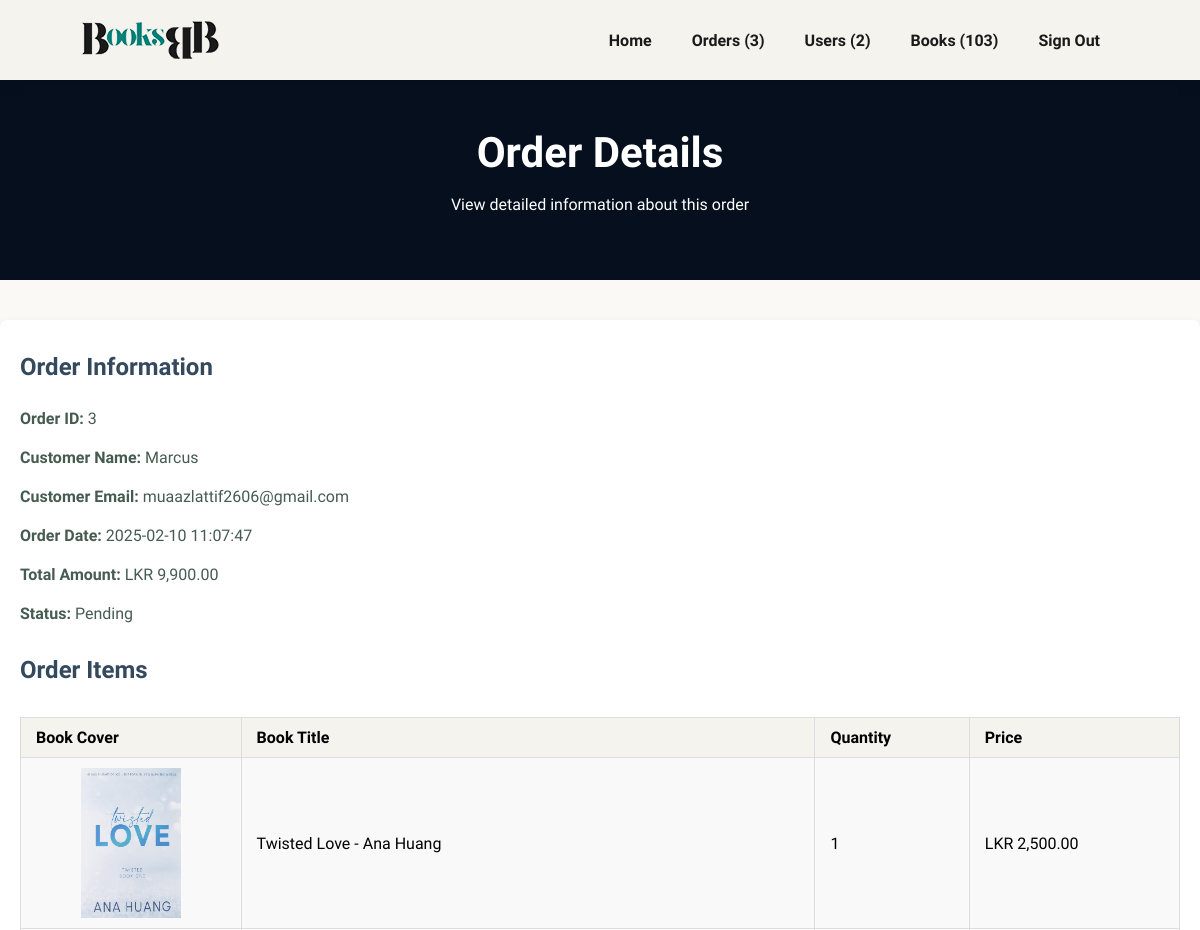
Before: /admin/view_order.php?id=3 (signed in, upper part) with the older database file.
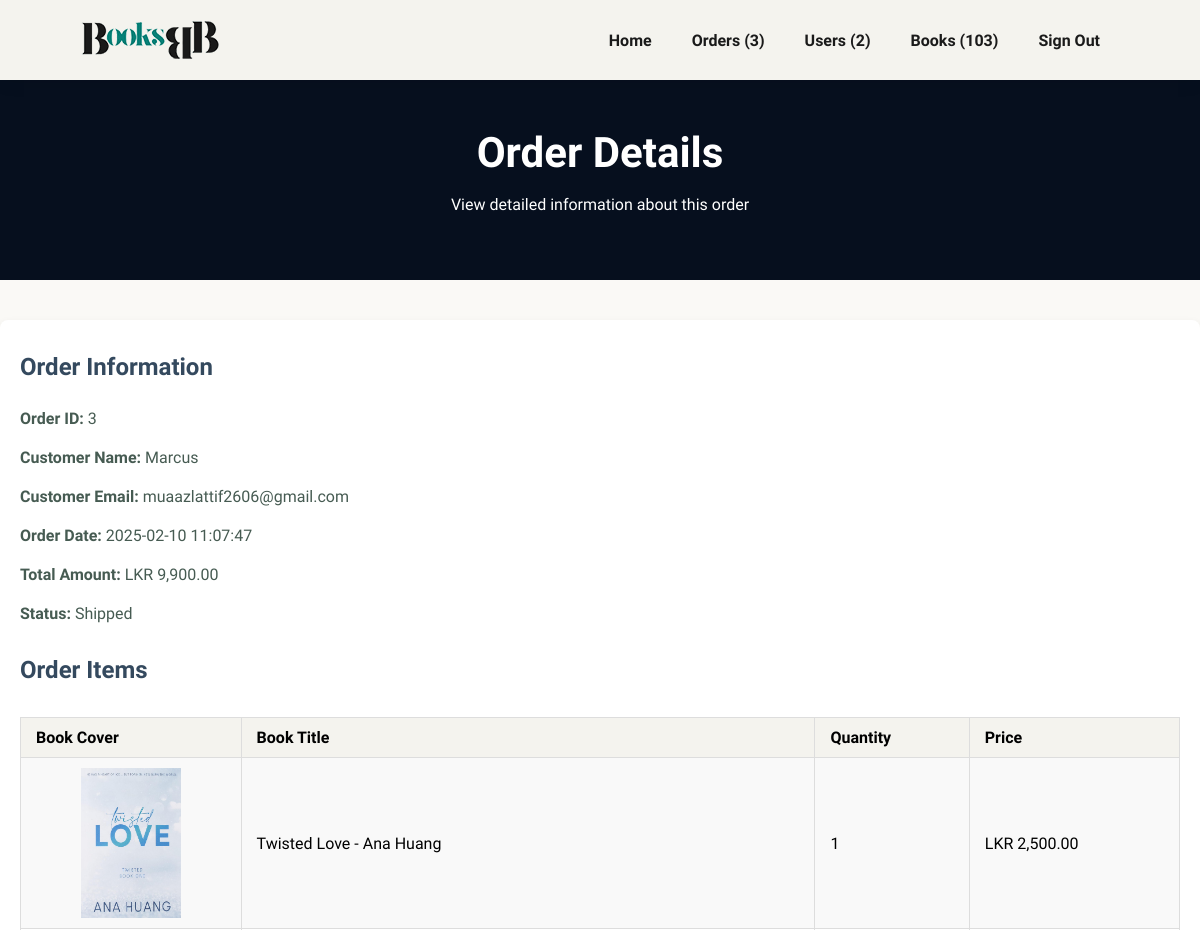
After: the same page with the newer database file.
### tables this page shows
CREATE TABLE IF NOT EXISTS `orders` (
  `id` int NOT NULL AUTO_INCREMENT,
  `user_id` int NOT NULL,
  `order_date` datetime NOT NULL,
  `total_amount` decimal(10,2) NOT NULL,
  `status` varchar(50) DEFAULT 'Pending',
  PRIMARY KEY (`id`),
  KEY `user_id` (`user_id`)
);

CREATE TABLE IF NOT EXISTS `users` (
  `id` int NOT NULL AUTO_INCREMENT,
  `username` varchar(255) NOT NULL,
  `email` varchar(155) NOT NULL,
  `password` varchar(255) NOT NULL,
  `role` varchar(10) DEFAULT 'Customer',
  PRIMARY KEY (`id`),
  UNIQUE KEY `email` (`email`)
);

### admin/view_order.php (the view, shortened to what this page needs)
<?php
require 'header.php';
require_once '../include/db_connect.php';
$order_id = isset($_GET['id']) ? intval($_GET['id']) : 0;
function getOrderDetails($conn, $order_id) {
    $sql = "SELECT o.id, o.order_date, o.total_amount, o.status, u.username, u.email
            FROM orders o
            JOIN users u ON o.user_id = u.id
            WHERE o.id = ?";
    $stmt = $conn->prepare($sql);
    $stmt->bind_param("i", $order_id);
    $stmt->execute();
    $result = $stmt->get_result();
    if ($result->num_rows == 1) {
        return $result->fetch_assoc();
    } else {
        return null;
    }
}
function getOrderItems($conn, $order_id) {
    $order_items = [];
    $sql = "SELECT product_id, quantity, price, title, author, image FROM order_items WHERE order_id = ?";
    $stmt = $conn->prepare($sql);
    $stmt->bind_param("i", $order_id);
    $stmt->execute();
    $result = $stmt->get_result();
    while ($row = $result->fetch_assoc()) {
        $order_items[] = $row;
    }
    return $order_items;
}
$order = getOrderDetails($conn, $order_id);
$order_items = getOrderItems($conn, $order_id);
?>
<!DOCTYPE html>
<html lang="en">
<head>
    <link rel="stylesheet" href="https://pro.fontawesome.com/releases/v5.10.0/css/all.css"/>
    <link rel="stylesheet" href="../assets/style.css">
</head>
<body>
    <section id="page-header" class="about-header">
        <h2>Order Details</h2>
        <p>View detailed information about this order</p>
    </section>
    <div class="account-container">
        <section class="order-details">
            <h2>Order Information</h2>
                <p><strong>Order ID:</strong> <?php echo htmlspecialchars($order["id"]); ?></p>
                <p><strong>Customer Name:</strong> <?php echo htmlspecialchars($order["username"]); ?></p>
                <p><strong>Customer Email:</strong> <?php echo htmlspecialchars($order["email"]); ?></p>
                <p><strong>Order Date:</strong> <?php echo htmlspecialchars($order["order_date"]); ?></p>
                <p><strong>Total Amount:</strong> LKR <?php echo htmlspecialchars(number_format($order["total_amount"], 2)); ?></p>
                <p><strong>Status:</strong> <?php echo htmlspecialchars($order["status"]); ?></p>
         </section>
         <section class="order-details">
            <h2>Order Items</h2>
            <table>
                <thead>
                    <tr>
                        <th>Book Cover</th>
                        <th>Book Title</th>
                        <th>Quantity</th>
                        <th>Price</th>
                    </tr>
                </thead>
                <tbody>
    <?php foreach ($order_items as $item): ?>
    <tr>
        <td>
            <center><img src="<?php echo "../". htmlspecialchars($item["image"]); ?>" alt="Book Cover" style="width: 100px;"></center>
        </td>
        <td><?php echo htmlspecialchars($item["title"]) . " - " . htmlspecialchars($item["author"]); ?></td>
        <td><?php echo htmlspecialchars($item["quantity"]); ?></td>
        <td>LKR <?php echo htmlspecialchars(number_format($item["price"], 2)); ?></td>
    </tr>
    <?php endforeach; ?>
</tbody>
            </table>
        </section>
    </div>
</body>
</html>

Changed rows visible on the page:
changed orders "Marcus": status "Pending" → "Shipped"
